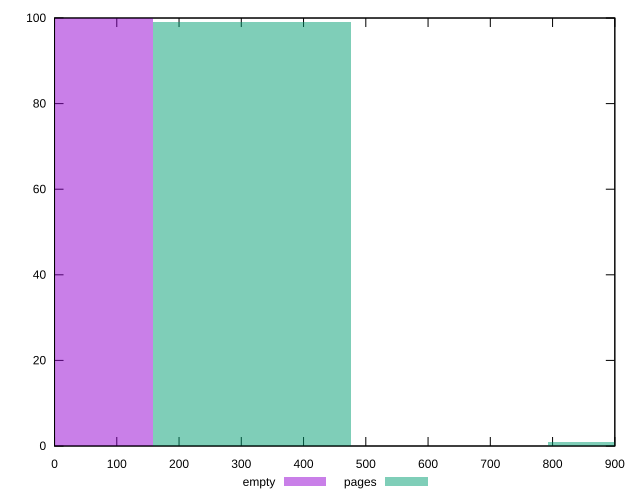

This chart was generated by the following gnuplot code:
reset

$empty <<EOF
0 100
EOF

$pages <<EOF
952.1259950886999 1
317.37533169623333 99
EOF

set key outside below
set boxwidth 317.37533169623333
set xrange [0:900]
set yrange [0:100]
set style fill transparent solid 0.5 noborder
set terminal svg size 640, 500 enhanced background rgb 'white'
set output "report_00007_2020-12-11T15:55:29.892Z/uses-http2/comparison/histogram/0_vs_1.svg"

plot $empty title "empty" with boxes, \
     $pages title "pages" with boxes

reset
